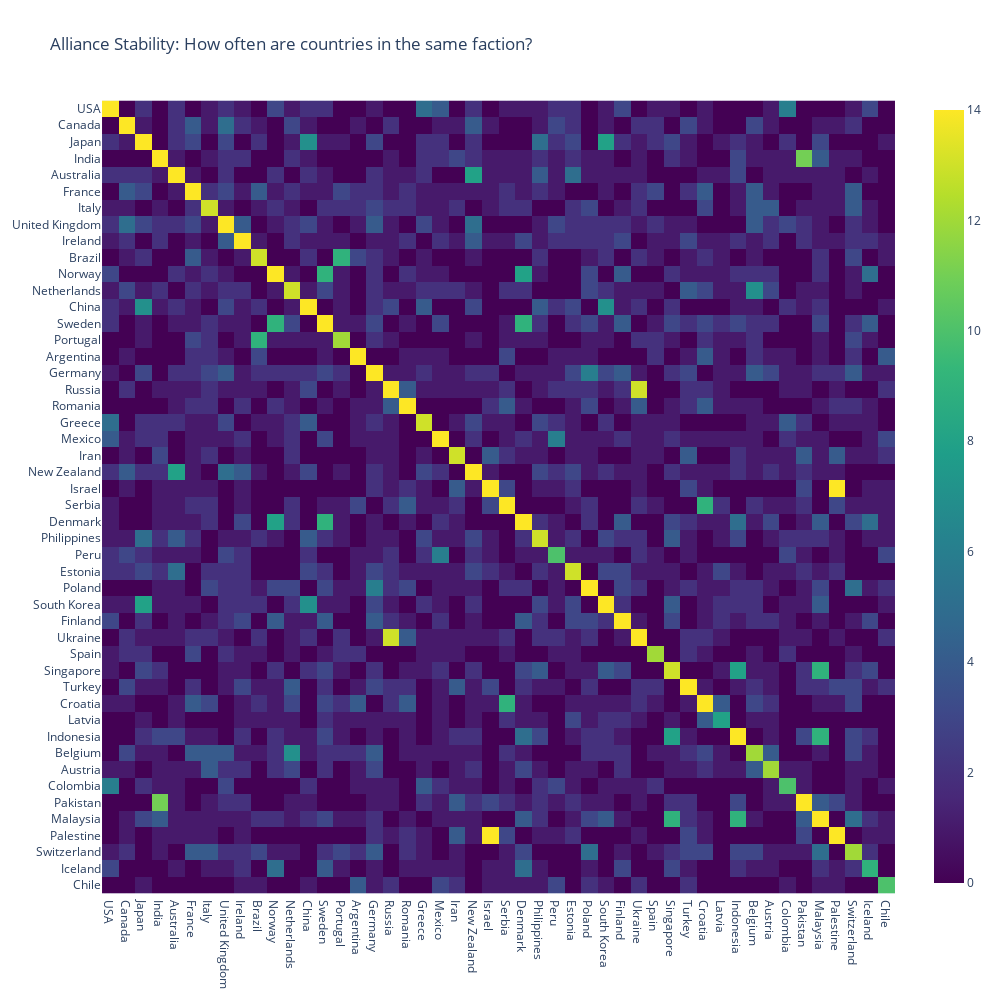

The notebook cell this image was saved under:
### Markdown cell above
Let's visualize the results for some countries. 

An heatmap indicating the number of quarters spent together is a good choice, having in mind that of course the matrix is symmetric and reach the maximum along the main diagonal.
We are interested in the brighter squares outside of the diagonal

### Code cell
target_countries = [
    'USA', 'Canada', 'Japan', 'India', 'Australia', 'France', 'Italy',
    'United Kingdom', 'Ireland', 'Brazil', 'Norway', 'Netherlands', 'China',
    'Sweden', 'Portugal', 'Argentina', 'Germany', 'Russia', 'Romania',
    'Greece', 'Mexico', 'Iran', 'New Zealand', 'Israel', 'Serbia',
    'Denmark', 'Philippines', 'Peru', 'Estonia', 'Poland', 'South Korea',
    'Finland', 'Ukraine', 'Spain', 'Singapore', 'Turkey',
    'Croatia', 'Latvia', 'Indonesia', 'Belgium', 'Austria', 'Colombia',
    'Pakistan', 'Malaysia', 'Palestine', 'Switzerland', 'Iceland', 'Chile'
    ]

pl.heatmap_co_occurrence(target_countries, q_factions_norm_df)

### Figure 1 — Plotly figure (JSON) as saved in the notebook; plotly's stock layout.template omitted (floating-point values rounded to 4 significant figures; data arrays with more than 128 entries replaced by an {"elided": "..."} marker saying what was removed)
{"data": [{"coloraxis": "coloraxis", "hovertemplate": "x: %{x}<br>y: %{y}<br>color: %{z}<extra></extra>", "name": "0", "type": "heatmap", "x": ["USA", "Canada", "Japan", "India", "Australia", "France", "Italy", "United Kingdom", "Ireland", "Brazil", "Norway", "Netherlands", "China", "Sweden", "Portugal", "Argentina", "Germany", "Russia", "Romania", "Greece", "Mexico", "Iran", "New Zealand", "Israel", "Serbia", "Denmark", "Philippines", "Peru", "Estonia", "Poland", "South Korea", "Finland", "Ukraine", "Spain", "Singapore", "Turkey", "Croatia", "Latvia", "Indonesia", "Belgium", "Austria", "Colombia", "Pakistan", "Malaysia", "Palestine", "Switzerland", "Iceland", "Chile"], "xaxis": "x", "y": ["USA", "Canada", "Japan", "India", "Australia", "France", "Italy", "United Kingdom", "Ireland", "Brazil", "Norway", "Netherlands", "China", "Sweden", "Portugal", "Argentina", "Germany", "Russia", "Romania", "Greece", "Mexico", "Iran", "New Zealand", "Israel", "Serbia", "Denmark", "Philippines", "Peru", "Estonia", "Poland", "South Korea", "Finland", "Ukraine", "Spain", "Singapore", "Turkey", "Croatia", "Latvia", "Indonesia", "Belgium", "Austria", "Colombia", "Pakistan", "Malaysia", "Palestine", "Switzerland", "Iceland", "Chile"], "yaxis": "y", "z": {"elided": "48x48 int values"}}], "layout": {"coloraxis": {"colorscale": [[0, "#440154"], [0.1111, "#482878"], [0.2222, "#3e4989"], [0.3333, "#31688e"], [0.4444, "#26828e"], [0.5556, "#1f9e89"], [0.6667, "#35b779"], [0.7778, "#6ece58"], [0.8889, "#b5de2b"], [1, "#fde725"]]}, "height": 1000, "title": {"text": "Alliance Stability: How often are countries in the same faction?"}, "width": 1000, "xaxis": {"anchor": "y", "constrain": "domain", "domain": [0, 1], "scaleanchor": "y"}, "yaxis": {"anchor": "x", "autorange": "reversed", "constrain": "domain", "domain": [0, 1]}}}
